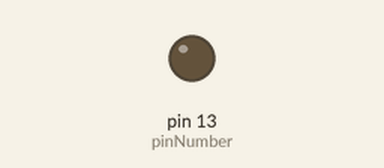
The sketch below on a simulated Arduino Uno, built with avr-gcc and run on an emulated ATmega328P. Shown: output pins drawn as LEDs (lit = HIGH).

Above: at 1.0 s.
At 11.0 s:
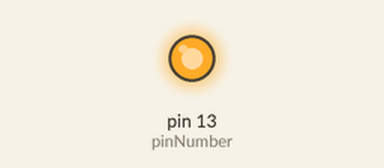
Timing chart, 0 to 12.0 s (numbered marks = the images above):
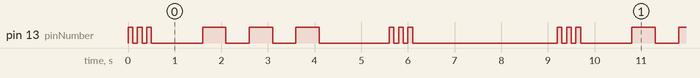

The sketch:

LED_SOS.ino
```cpp
void setup() {
  // put your setup code here, to run once:
  pinMode(13, OUTPUT);

}

void loop() {
  int pinNumber = 13;

  // put your main code here, to run repeatedly:
  // Code for S
  for (int i=0; i< 3; i++){
    digitalWrite(pinNumber, HIGH);
    delay(100);
    digitalWrite(pinNumber, LOW);
    delay(100);
  }

  delay(1000);
  // Code for O on LED
  for (int i=0; i< 3; i++){
    digitalWrite(pinNumber, HIGH);
    delay(500);
    digitalWrite(pinNumber, LOW);
    delay(500);
  }
  delay(1000);
  // Again code for S
  for (int i=0; i< 3; i++){
    digitalWrite(pinNumber, HIGH);
    delay(100);
    digitalWrite(pinNumber, LOW);
    delay(100);
  }

  // Pause after SOS
  delay(3000);

}
```

Measured:
- by itself, pin 13 (pinNumber): repeats every 9.2 s: 2 × (LOW 0.10 s, HIGH 0.10 s), LOW 1.1 s, 2 × (HIGH 0.50 s, LOW 0.50 s), HIGH 0.50 s, LOW 1.5 s, 2 × (HIGH 0.10 s, LOW 0.10 s), HIGH 0.10 s, LOW 3.1 s, HIGH 0.10 s
- by itself, everything shown: repeats every 9.2 s, in 18 steps
